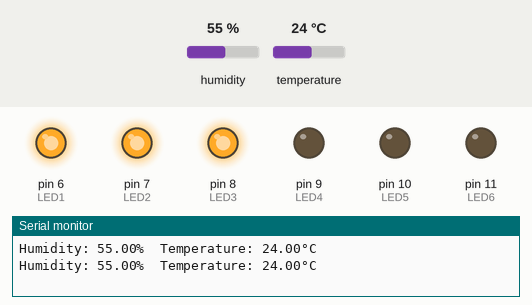
Simulated run of this sketch. Board: Arduino Uno, built with avr-gcc and run on an emulated ATmega328P. Shown: output pins drawn as LEDs (lit = HIGH), the last lines printed to the serial monitor. Inputs (shaded band) come from the test bench; at power-on: temperature 24 °C, humidity 55 %.

Above: at 2.8 s.
2.9 s: temperature set to 21 °C
5.6 s: temperature set to 18 °C
At 7.4 s:
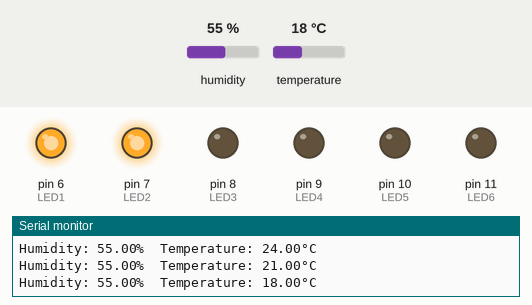
8.3 s: temperature set to 33 °C
At 11.0 s:
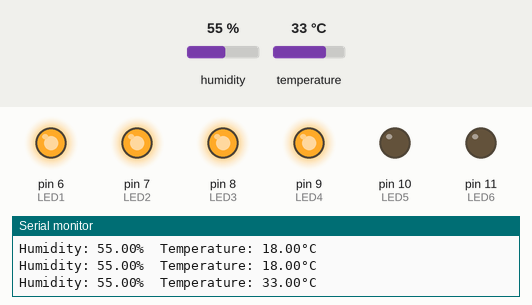
11.6 s: temperature set to 37 °C
At 13.5 s:
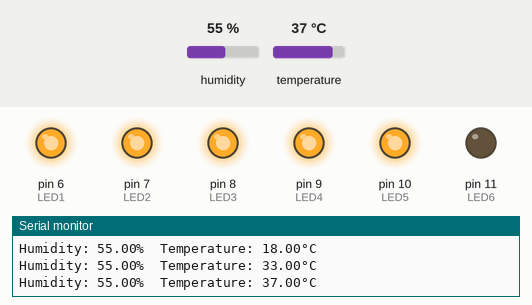
14.3 s: temperature set to 4 °C
At 17.1 s:
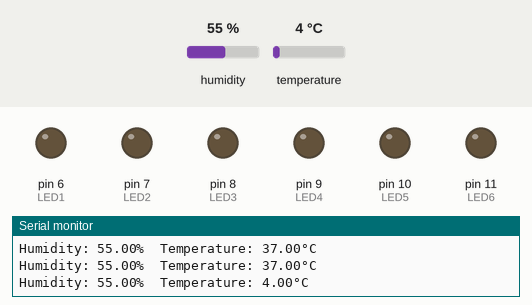
17.7 s: temperature set to 7 °C
At 19.5 s:
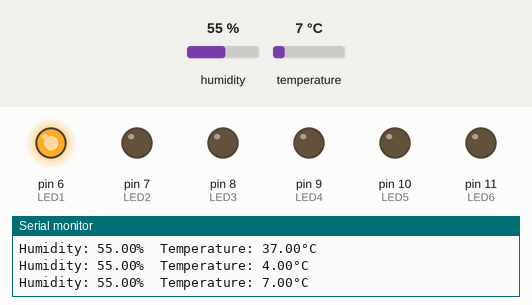
Timing chart, 0 to 21.0 s (numbered marks = the images above; inputs shaded):
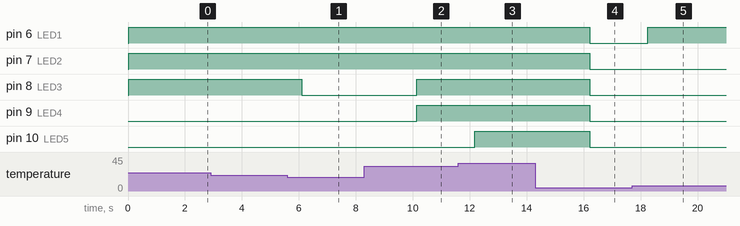

The sketch:

Sensor_DHT11_-_IoT.ino
```cpp
//... Livro IoT na Prática - PROGRAMA 4 - Monitoramento do sensor DHT11 ...//

#include "DHT.h"
#define DHTTYPE DHT11   // DHT 11
#define DHTPIN A1
DHT SENSOR_DHT11(DHTPIN, DHTTYPE);

//............. BLOCO 1 - NOMEAR PINOS USADOS NO PROJETO .............//

float umidade_ar = 0;
float temperatura = 0;

int LED1 = 6;
int LED2 = 7;
int LED3 = 8;
int LED4 = 9;
int LED5 = 10;
int LED6 = 11;

//............. BLOCO 2 - CONFIGURAR PINOS USADOS NO PROJETO .............//
void setup()
{
  SENSOR_DHT11.begin();
  pinMode(LED1, OUTPUT);          // Configura o GPIO 25 do ESP32 como saída
  pinMode(LED2, OUTPUT);          // Configura o GPIO 26 do ESP32 como saída
  pinMode(LED3, OUTPUT);          // Configura o GPIO 27 do ESP32 como saída
  pinMode(LED4, OUTPUT);          // Configura o GPIO 14 do ESP32 como saída
  pinMode(LED5, OUTPUT);          // Configura o GPIO 12 do ESP32 como saída
  pinMode(LED6, OUTPUT);          // Configura o GPIO 13 do ESP32 como saída
  Serial.begin(9600);
}
//......... BLOCO 3 - REPETIÇÃO DAS TAREFAS USADAS NO PROJETO ...........//
void loop()
{
  umidade_ar = SENSOR_DHT11.readHumidity();     // requisita medição de umidade do sensor DHT11
  temperatura = SENSOR_DHT11.readTemperature(); // requisita medição de temperatura do sensor DHT11

  // Neste teste, é possível detectar se existiu algum erro de medição de temperatura ou umidade
  // Se algum erro aconteceu, o comando return faz com que todo o código abaixo seja desprezado
  // e volta ao início do loop()
  if (isnan(umidade_ar) || isnan(temperatura))
  {
    Serial.println("Failed to read from DHT sensor!");
    return;
  }

  Serial.print("Humidity: ");
  Serial.print(umidade_ar);
  Serial.print("%  Temperature: ");
  Serial.print(temperatura);
  Serial.println("°C ");

  if(temperatura < 5)
  {
    digitalWrite(LED1,LOW);
    digitalWrite(LED2,LOW);
    digitalWrite(LED3,LOW);
    digitalWrite(LED4,LOW);
    digitalWrite(LED5,LOW);
    digitalWrite(LED6,LOW);
  }
  else if(temperatura > 5 && temperatura < 10)
  {
    digitalWrite(LED1,HIGH);
    digitalWrite(LED2,LOW);
    digitalWrite(LED3,LOW);
    digitalWrite(LED4,LOW);
    digitalWrite(LED5,LOW);
    digitalWrite(LED6,LOW);
  }
  else if(temperatura > 10 && temperatura < 20)
  {
    digitalWrite(LED1,HIGH);
    digitalWrite(LED2,HIGH);
    digitalWrite(LED3,LOW);
    digitalWrite(LED4,LOW);
    digitalWrite(LED5,LOW);
    digitalWrite(LED6,LOW);
  }
  else if(temperatura > 20 && temperatura < 30)
  {
    digitalWrite(LED1,HIGH);
    digitalWrite(LED2,HIGH);
    digitalWrite(LED3,HIGH);
    digitalWrite(LED4,LOW);
    digitalWrite(LED5,LOW);
    digitalWrite(LED6,LOW);
  }
  else if(temperatura > 30 && temperatura < 35)
  {
    digitalWrite(LED1,HIGH);
    digitalWrite(LED2,HIGH);
    digitalWrite(LED3,HIGH);
    digitalWrite(LED4,HIGH);
    digitalWrite(LED5,LOW);
    digitalWrite(LED6,LOW);
  }
  else if(temperatura > 35 && temperatura < 45)
  {
    digitalWrite(LED1,HIGH);
    digitalWrite(LED2,HIGH);
    digitalWrite(LED3,HIGH);
    digitalWrite(LED4,HIGH);
    digitalWrite(LED5,HIGH);
    digitalWrite(LED6,LOW);
  }
  else if(temperatura > 45)
  {
    digitalWrite(LED1,HIGH);
    digitalWrite(LED2,HIGH);
    digitalWrite(LED3,HIGH);
    digitalWrite(LED4,HIGH);
    digitalWrite(LED5,HIGH);
    digitalWrite(LED6,HIGH);
  }
  delay(2000);

}
```

Measured:
- the behaviour switches between 20 and 19 °C on temperature (found by bisection; images 0 and 1)
- the behaviour switches between 35 and 36 °C on temperature (found by bisection; images 2 and 3)
- the behaviour switches between 5 and 6 °C on temperature (found by bisection; images 4 and 5)
- after the input at 5.6 s, pin 8 (LED3): HIGH → LOW after 0.50 s
- after the input at 8.3 s, pin 8 (LED3), pin 9 (LED4): LOW → HIGH after 1.8 s
- after the input at 11.6 s, pin 10 (LED5): LOW → HIGH after 0.57 s
- after the input at 14.3 s, pin 6 (LED1), pin 7 (LED2), pin 8 (LED3), pin 9 (LED4), pin 10 (LED5): HIGH → LOW after 1.9 s
- after the input at 17.7 s, pin 6 (LED1): LOW → HIGH after 0.54 s
